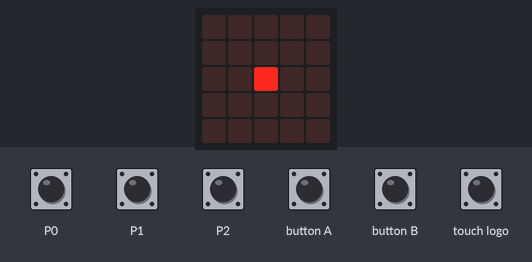
Recording of a program running on a simulated BBC micro:bit running MicroPython. Parts: the board's 5×5 LED display. Inputs (shaded band) come from the test bench.

Above: at 1.21 s.
1.3 s: touch pin P2 pressed for 0.15 s
At 1.31 s:
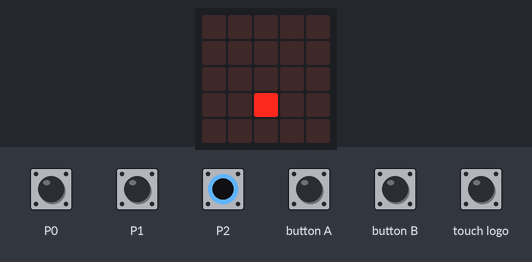
2.0 s: button A pressed for 0.15 s
At 2.02 s:
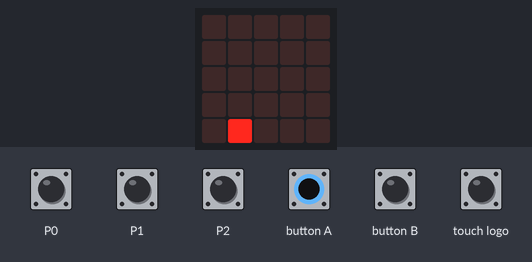
2.7 s: touch logo pressed for 0.15 s
At 2.72 s:
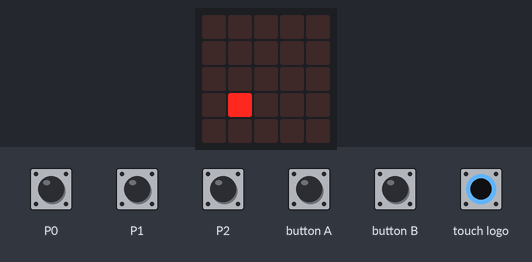
3.4 s: button B pressed for 0.15 s
4.1 s: touch logo pressed for 1 s
At 4.13 s:
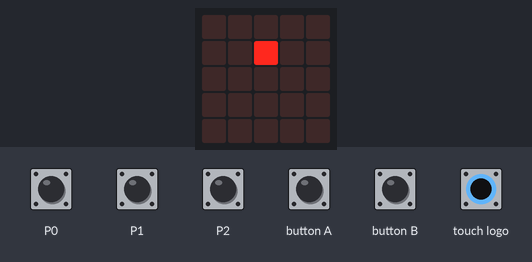
5.7 s: button A pressed for 1 s
At 5.73 s:
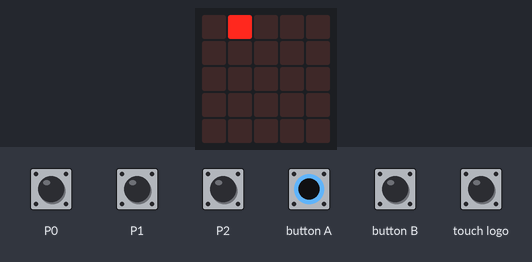

Measured:
- after the input at 1.3 s, the display: changes at once (image 1)
- after the input at 2.0 s, the display: changes at once (image 2)
- after the input at 2.7 s, the display: changes at once (image 3)
- after the input at 4.1 s, the display: changes at once (image 4)
- after the input at 5.7 s, the display: changes at once (image 5)

The program:

no4.py
```python
from microbit import *
x = 2
y = 2
dis = []
pin0.set_touch_mode(pin0.CAPACITIVE)
pin1.set_touch_mode(pin1.CAPACITIVE)
pin2.set_touch_mode(pin2.CAPACITIVE)
def cerser(x,y,set_p):
    if set_p == 0:
        display.set_pixel(x,y,9)
        sleep(50)
        display.set_pixel(x,y,0)
        sleep(50)
    elif set_p == 1:
        display.set_pixel(x,y,9)
while 1:
    if pin0.is_touched():
        cerser(x,y,1)
    elif pin1.is_touched():
        display.set_pixel(x,y,0)
    if button_a.get_presses():
        x -= 1
    elif button_b.get_presses():
        x += 1
    elif pin_logo.is_touched():
        y -= 1
    elif pin2.is_touched():
        y += 1
    if x > 4 :
        x = 4
    elif x < 0:
        x = 0
    elif y > 4:
        y = 4
    elif y < 0:
        y = 0
    elif accelerometer.is_gesture('shake'):
        display.clear()
    cerser(x,y,0)
```
